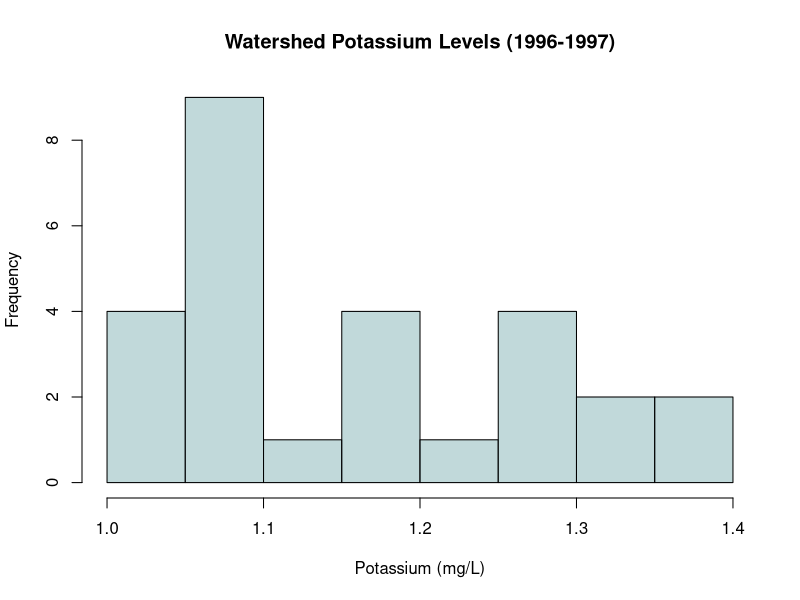
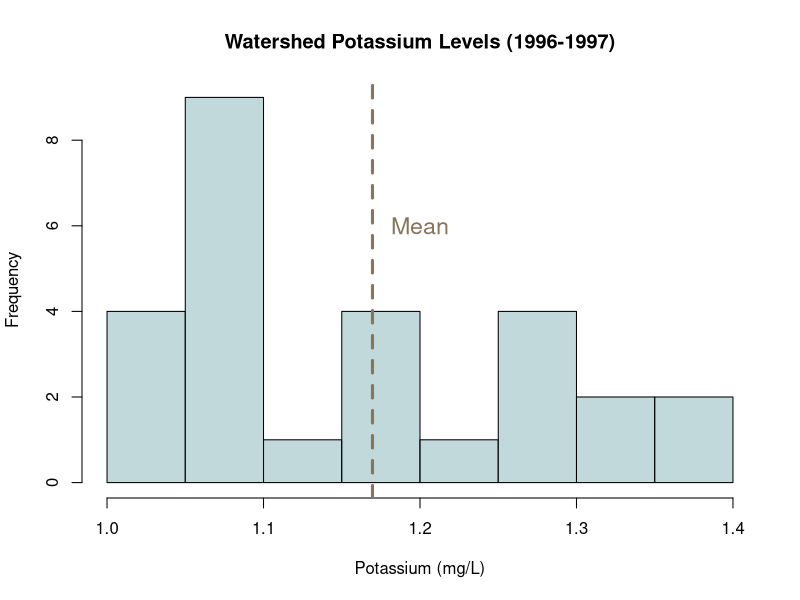
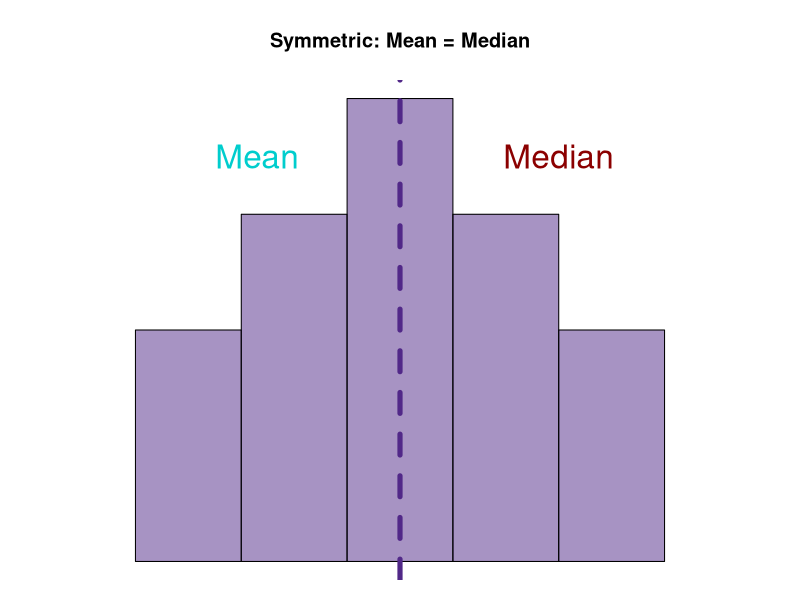
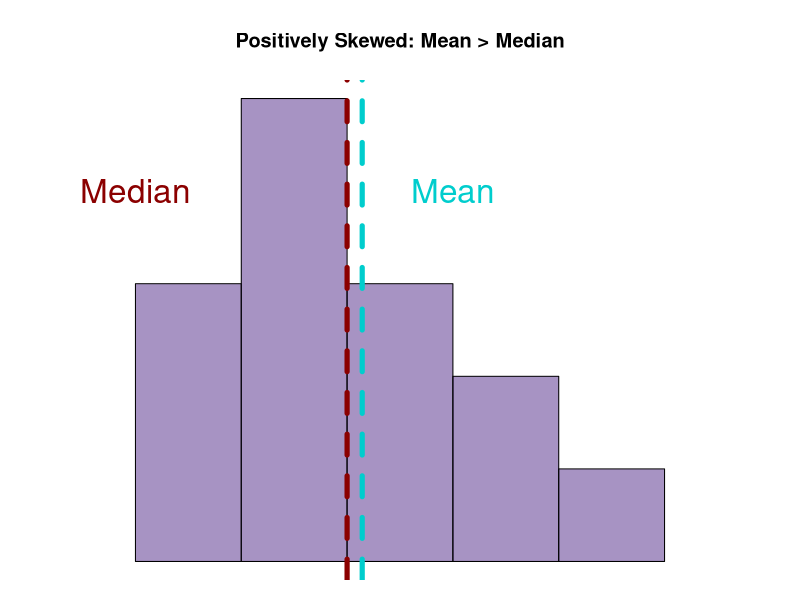
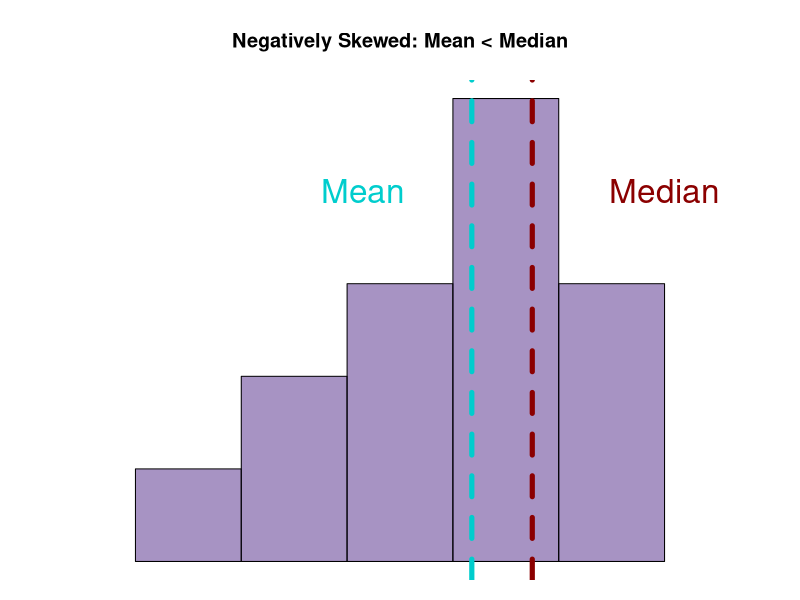
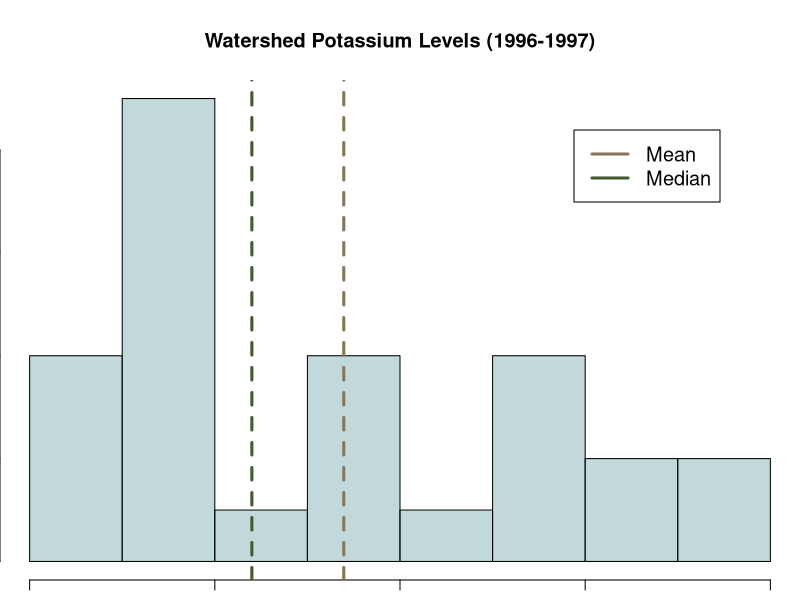
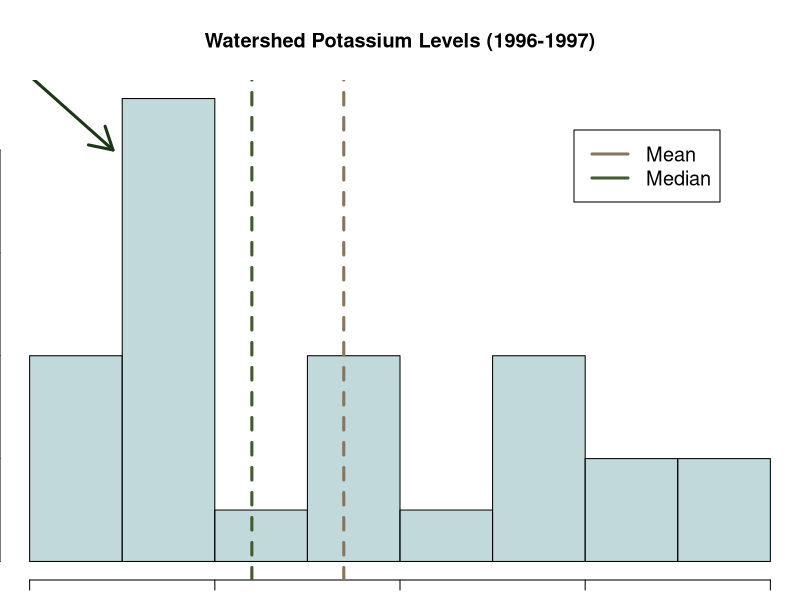
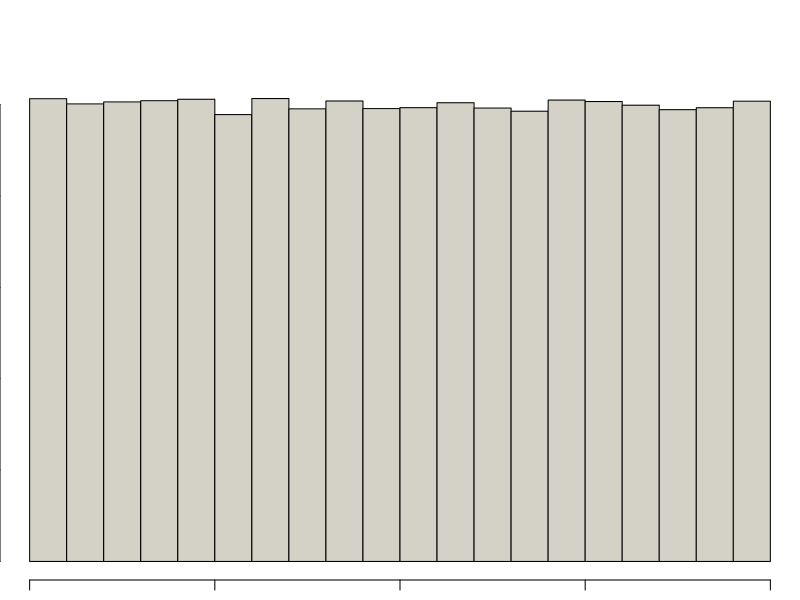

Recreate these plots in R, in order.
## ---- chunk 1
water=read.csv("data/AGW011.csv")
water[water=="na"] <- NA
npk_water=water[,c(1:9,13,26)]
tmp_water=na.omit(npk_water)
tmp_water[tmp_water=="bdl"] <- 0
table(tmp_water$Location)
water_l1=subset(tmp_water,tmp_water$Location=="4-6Eis1")
water_l2=subset(tmp_water,tmp_water$Location=="4-6Eis2")
water_l3=subset(tmp_water,tmp_water$Location=="3-5Mor")
water_l4=subset(tmp_water,tmp_water$Location=="4-6 Mor")
water1=subset(water_l1,water_l1$Recyear>1995 & water_l1$RECTYPE<1998)
## ---- chunk 2
hist(as.numeric(water1$K1),col="#92BBBD90",xlab="Potassium (mg/L)",main="Watershed Potassium Levels (1996-1997)")
## ---- chunk 3
hist(as.numeric(water1$K1),col="#92BBBD90",xlab="Potassium (mg/L)",main="Watershed Potassium Levels (1996-1997)")
abline(v=mean(as.numeric(water1$K1)),col="#87755C",lwd=3,lty=2)
text(1.2,6,"Mean",col="#87755C",cex=1.4)
## ---- chunk 4
data=c(1,2,2.5,3,3,3.5,3.5,3.5,4,4.5,5,5,5.5,5.5)
par(mar=c(1,0,4,0))
hist(data,breaks=4,xlim=c(0,7),xaxt="n",yaxt="n",
     xlab="n",ylab="n",main="Symmetric: Mean = Median",col="#51288880")

abline(v=median(data),col="#512888",lwd=5,lty=2)
text(2.15,3.5,"Mean",cex=2,col="cyan3")
text(5,3.5,"Median",cex=2,col="red4")
## ---- chunk 5
data=c(1,1,2,2.5,2.5,2.5,3,3,3.5,3.5,4,5,5,5.5)
par(mar=c(1,0,4,0))
hist(data,breaks=4,xlim=c(0,7),xaxt="n",yaxt="n",
     xlab="n",ylab="n",main="Positively Skewed: Mean > Median",col="#51288880")
abline(v=mean(data),col="cyan3",lwd=5,lty=2)
abline(v=median(data),col="red4",lwd=5,lty=2)
text(4,4,"Mean",cex=2,col="cyan3")
text(1,4,"Median",cex=2,col="red4")
## ---- chunk 6
data=c(1,2.5,3,3.5,3.5,4,4.5,5,5,5,5,5.5,5.5,5.5)
par(mar=c(1,0,4,0))
hist(data,breaks=4,xlim=c(0,7),xaxt="n",yaxt="n",
     xlab="n",ylab="n",main="Negatively Skewed: Mean < Median",col="#51288880")
abline(v=mean(data),col="cyan3",lwd=5,lty=2)
abline(v=median(data),col="red4",lwd=5,lty=2)
text(3.15,4,"Mean",cex=2,col="cyan3")
text(6,4,"Median",cex=2,col="red4")
## ---- chunk 7
hist(as.numeric(water1$K1),col="#92BBBD90",xlab="Potassium (mg/L)",main="Watershed Potassium Levels (1996-1997)")
abline(v=mean(as.numeric(water1$K1)),col="#87755C",lwd=3,lty=2)
abline(v=median(as.numeric(water1$K1)),col="#445B30",lwd=3,lty=2)
legend("topright", 
  legend = c("Mean", "Median"), 
  col = c("#87755C","#445B30"),
  lty=1,lwd=3,
  cex = 1.2, 
  text.col = "black", 
  horiz = F , 
  inset = c(0.1, 0.1))
## ---- chunk 8
hist(as.numeric(water1$K1),col="#92BBBD90",xlab="Potassium (mg/L)",main="Watershed Potassium Levels (1996-1997)")
abline(v=mean(as.numeric(water1$K1)),col="#87755C",lwd=3,lty=2)
abline(v=median(as.numeric(water1$K1)),col="#445B30",lwd=3,lty=2)
legend("topright", 
  legend = c("Mean", "Median"), 
  col = c("#87755C","#445B30"),
  lty=1,lwd=3,
  cex = 1.2, 
  text.col = "black", 
  horiz = F , 
  inset = c(0.1, 0.1))
arrows(0.92,12,1.045,8,lwd=3,col="#1E3618")
## ---- chunk 9
set.seed(73)
hist(runif(100000,1,5),xlab="",main="",col="#D4D2C6")
## ---- chunk 10
hist(as.numeric(water1$K1),col="#92BBBD90",xlab="Potassium (mg/L)",main="Watershed Potassium Levels (1996-1997)")
abline(v=mean(as.numeric(water1$K1)),col="#87755C",lwd=3,lty=2)
abline(v=median(as.numeric(water1$K1)),col="#445B30",lwd=3,lty=2)
abline(v=1.075,col="#1E3618",lwd=3,lty=2)
legend("topright", 
  legend = c("Mean","Median","Mode"), 
  col = c("#87755C","#445B30","#1E3618"),
  lty=1,lwd=3,
  cex = 1.2, 
  text.col = "black", 
  horiz = F , 
  inset = c(0.1, 0.1))
## ---- chunk 11
hist(as.numeric(water1$K1),col="#92BBBD90",xlab="Potassium (mg/L)",main="Watershed Potassium Levels (1996-1997)")
## ---- chunk 12
hist(as.numeric(water1$K1),col="#92BBBD90",xlab="Potassium (mg/L)",main="Watershed Potassium Levels (1996-1997)")
arrows(1.01,8,1.01,4.5,lwd=2,col="red4")
arrows(1.38,8,1.38,2.5,lwd=2,col="red4")
## ---- chunk 13
hist(as.numeric(water1$K1),col="#92BBBD90",xlab="Potassium (mg/L)",main="Watershed Potassium Levels (1996-1997)")
abline(v=mean(as.numeric(water1$K1)),col="#87755C",lwd=3,lty=2)
abline(v=median(as.numeric(water1$K1)),col="#445B30",lwd=3,lty=2)
legend("topright", 
  legend = c("Mean", "Median"), 
  col = c("#87755C","#445B30"),
  lty=1,lwd=3,
  cex = 1.2, 
  text.col = "black", 
  horiz = F , 
  inset = c(0.1, 0.1))
## ---- chunk 14
set.seed(1)
dat1=round(rnorm(100,0,1))
dat2=c(rep(1,50),rep(10,50))

par(mar=c(1,1,1,1),mfrow=c(1,2))
hist(dat1,breaks=20,xaxt="n",yaxt="n",xlab="",ylab="",main="",col="#4B9CA290")
hist(dat2,xaxt="n",yaxt="n",xlab="",ylab="",main="",col="#225F0290")
## ---- chunk 15
set.seed(10)
A=rnorm(10,3.1,0.8)
B=rnorm(10,3.1,0.3)
par(mfrow=c(1,2))
hist(A,breaks=4,xlim=c(1,5),ylim=c(0,5),col="#c6dc9390",xlab="Aboveground Biomass (g/plant)",main="Clover Species A")
abline(v=mean(A),col="#63a91f",lwd=4,lty=2)
hist(B,breaks=4,xlim=c(1,5),col="#c6dc9390",xlab="Aboveground Biomass (g/plant)",main="Clover Species B")
abline(v=mean(B),col="#63a91f",lwd=4,lty=2)
## ---- chunk 16
hist(as.numeric(water1$K1),col="#92BBBD90",xlab="Potassium (mg/L)",main="Watershed Potassium Levels (1996-1997)")
abline(v=mean(as.numeric(water1$K1)),col="#87755C",lwd=3,lty=2)
## ---- chunk 17
k_new=as.numeric(water1$K1)-mean(as.numeric(water1$K1))
hist(k_new,col="#92BBBD90",xlab="Potassium (mg/L)",main="Watershed Potassium Levels (1996-1997)")
abline(v=mean(k_new),col="#87755C",lwd=3,lty=2)
## ---- chunk 18
k_new=as.numeric(water1$K1)-mean(as.numeric(water1$K1))
hist(k_new,col="#92BBBD90",xlab="Potassium (mg/L)",main="Watershed Potassium Levels (1996-1997)")
abline(v=mean(k_new),col="#87755C",lwd=3,lty=2)
## ---- chunk 19
k_new=as.numeric(water1$K1)-mean(as.numeric(water1$K1))
hist(abs(k_new),col="#92BBBD90",xlab="Potassium (mg/L)",main="Watershed Potassium Levels (1996-1997)")
abline(v=mean(abs(k_new)),col="#87755C",lwd=3,lty=2)
## ---- chunk 20
k_new=as.numeric(water1$K1)-mean(as.numeric(water1$K1))
hist(k_new^2,col="#92BBBD90",xlab="Potassium (mg/L)",main="Watershed Potassium Levels (1996-1997)")
abline(v=mean(k_new^2),col="#87755C",lwd=3,lty=2)
